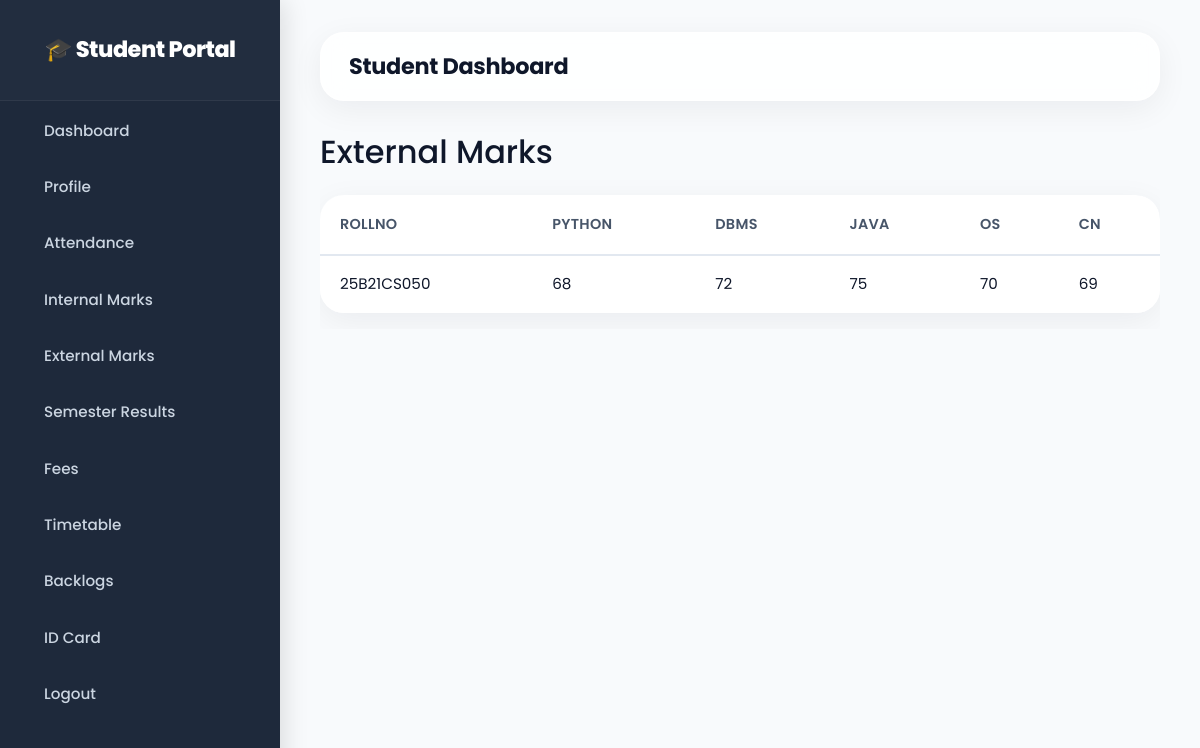
/external (signed in), run on the app's committed database.
### tables this page shows
CREATE TABLE "external_marks" (
"RollNo" TEXT,
  "Python" INTEGER,
  "DBMS" INTEGER,
  "Java" INTEGER,
  "OS" INTEGER,
  "CN" INTEGER
);

### app.py (the view)
@app.route("/external")
def external():
    if not check_login():
        return redirect("/login")
    data = get_student_records("external_marks", session["rollno"])
    return render_template(
        "external_marks.html",
        data=data
    )

### app.py (called while the page is built)
def get_db_connection():
    conn = sqlite3.connect(DB_FILE)
    conn.row_factory = sqlite3.Row
    return conn

def check_login():
    return "rollno" in session

def get_student_records(table_name, rollno):
    conn = get_db_connection()
    cur = conn.cursor()
    cur.execute(f"SELECT * FROM {table_name} WHERE RollNo = ?", (rollno,))
    rows = cur.fetchall()
    conn.close()
    return [dict(row) for row in rows]

### templates/external_marks.html (shortened to what this page needs)
{% extends 'base.html' %}
{% block content %}
<h2>External Marks</h2>
<div class="table-responsive">
  <table class="table table-hover table-bordered">
    <thead>
      <tr>
        {% for col in data[0].keys() %}
          <th>{{ col }}</th>
        {% endfor %}
      </tr>
    </thead>
    <tbody>
      {% for row in data %}
        <tr>
          {% for value in row.values() %}
            <td>{{ value }}</td>
          {% endfor %}
        </tr>
      {% endfor %}
    </tbody>
  </table>
</div>
{% endblock %}

### templates/base.html (style rules this page uses)
* { font-family: 'Poppins', 'Segoe UI', system-ui, -apple-system, sans-serif; margin: 0; padding: 0; box-sizing: border-box; }
body { background: #f8fafc; color: #0f172a; transition: background 0.3s ease; line-height: 1.6; }

### templates/external_marks.html (style rules this page uses)
.table { background: #ffffff; border-radius: 24px; overflow: hidden; box-shadow: 0 8px 32px rgba(15, 23, 42, 0.06); border: 1px solid rgba(226, 232, 240, 0.6); width: 100%; border-collapse: separate; border-spacing: 0; margin-top: 16px; font-size: 0.95rem; }
.table-bordered { border: none; }
.table-bordered th, .table-bordered td { border: none; }
.table thead { background: linear-gradient(145deg, #f1f5f9, #e2e8f0); color: #0f172a; }
.table thead th { font-weight: 600; font-size: 0.9rem; text-transform: uppercase; letter-spacing: 0.3px; color: #475569; padding: 18px 20px; border-bottom: 2px solid #e2e8f0; text-align: left; white-space: nowrap; }
.table tbody td { padding: 16px 20px; border-bottom: 1px solid #f1f5f9; color: #0f172a; vertical-align: middle; }
.table tbody tr:last-child td { border-bottom: none; }
.table-hover tbody tr { transition: background 0.2s ease; }
.table * { box-sizing: border-box; }

### data on the page
external_marks: RollNo "25B21CS050", values "68" "72" "75" "70" "69"

### other printed values
{{ col }} "ROLLNO" "PYTHON" "DBMS" "JAVA" "OS" "CN"
